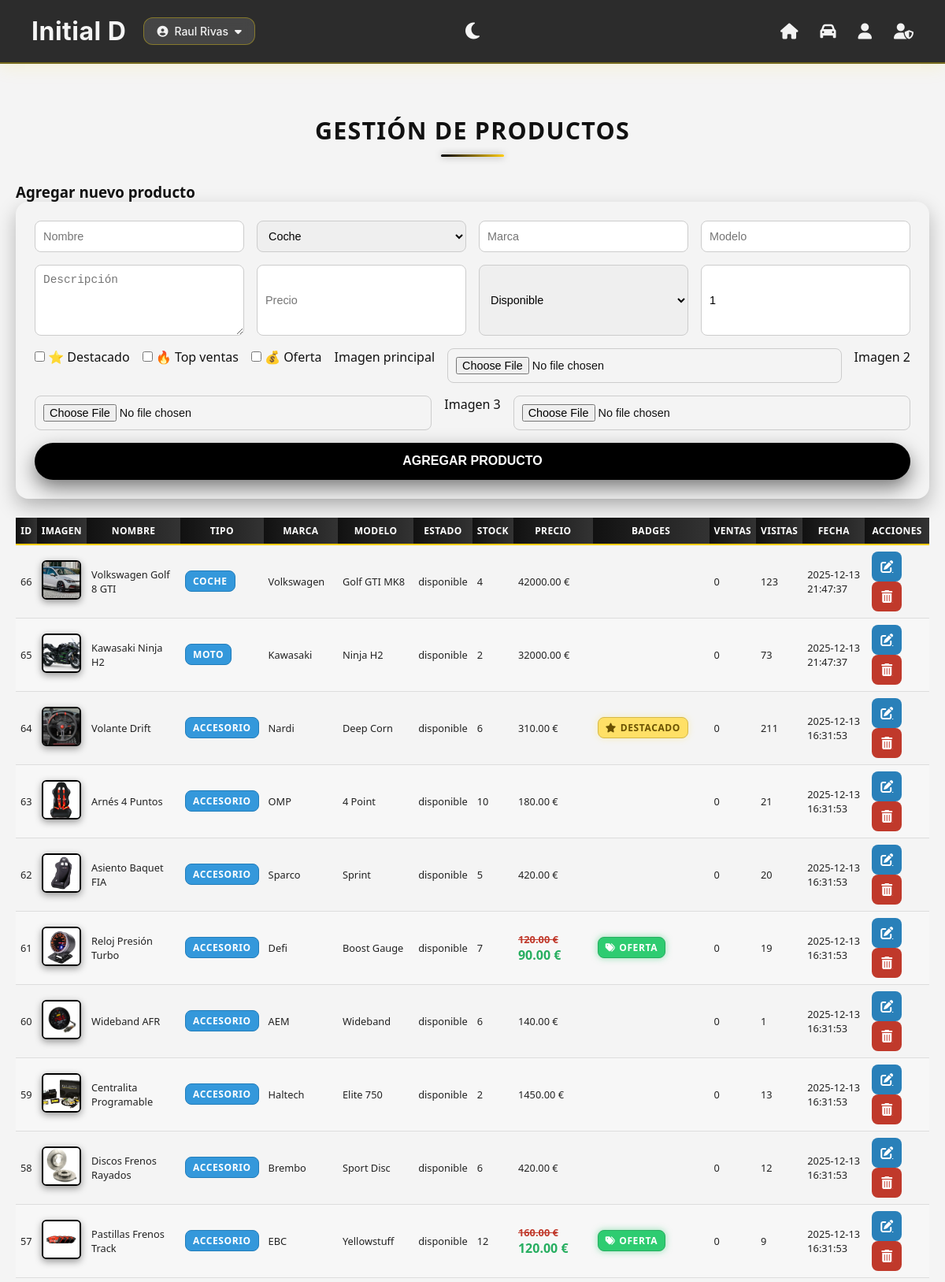
/php/admin/productos_admin.php (signed in, upper part), run on the app's committed database.
### tables this page shows
CREATE TABLE `usuarios` (
  `id` int(11) NOT NULL,
  `nombre` varchar(100) NOT NULL,
  `email` varchar(150) NOT NULL,
  `password` varchar(255) NOT NULL,
  `rol` enum('usuario','admin') DEFAULT 'usuario',
  `fecha_registro` timestamp NOT NULL DEFAULT current_timestamp(),
  `google_id` varchar(100) DEFAULT NULL
);

CREATE TABLE `productos` (
  `id` int(11) NOT NULL,
  `nombre` varchar(100) NOT NULL,
  `tipo` enum('Coche','Moto','Accesorio') NOT NULL,
  `marca` varchar(100) DEFAULT NULL,
  `modelo` varchar(100) DEFAULT NULL,
  `descripcion` text DEFAULT NULL,
  `precio` decimal(10,2) DEFAULT NULL,
  `precio_oferta` decimal(10,2) DEFAULT NULL,
  `imagen` varchar(255) DEFAULT NULL,
  `estado` enum('disponible','reservado','vendido') DEFAULT 'disponible',
  `stock` int(11) DEFAULT 1,
  `imagen2` varchar(255) DEFAULT NULL,
  `imagen3` varchar(255) DEFAULT NULL,
  `fecha_creacion` timestamp NOT NULL DEFAULT current_timestamp(),
  `destacado` tinyint(1) NOT NULL DEFAULT 0,
  `ventas` int(11) NOT NULL DEFAULT 0,
  `visitas` int(11) NOT NULL DEFAULT 0,
  `top_ventas` tinyint(1) NOT NULL DEFAULT 0
);

### php/admin/productos_admin.php (the view, shortened to what this page needs)
<?php
include("../conexion.php");
$editando = false;
$producto_edit = null;
$resultado = $conn->query("SELECT * FROM productos ORDER BY id DESC");
include("../header.php");
?>
<!DOCTYPE html>
<html lang="es">
<head>
<link rel="stylesheet" href="../../css/style.css">
<link rel="stylesheet" href="../../css/admin.css">
<link rel="stylesheet" href="https://cdnjs.cloudflare.com/ajax/libs/font-awesome/6.5.0/css/all.min.css">
<link rel="stylesheet" href="https://cdn.jsdelivr.net/npm/sweetalert2@11/dist/sweetalert2.min.css">
</head>
<body>
<main class="admin-productos">
<h2>Gestión de productos</h2>
<h3><?= $editando ? "Editar producto #".$producto_edit['id'] : "Agregar nuevo producto" ?></h3>
<form method="POST" enctype="multipart/form-data" class="form-admin">
    <input type="text" name="nombre" placeholder="Nombre" required
           value="<?= $editando ? $producto_edit['nombre'] : "" ?>">
    <select name="tipo" required>
        <?php foreach(["Coche","Moto","Accesorio"] as $t): ?>
            <option value="<?= $t ?>" <?= ($editando && $producto_edit['tipo']==$t)?"selected":"" ?>><?= $t ?></option>
        <?php endforeach; ?>
    </select>
    <input type="text" name="marca" placeholder="Marca" value="<?= $editando ? $producto_edit['marca'] : "" ?>">
    <input type="text" name="modelo" placeholder="Modelo" value="<?= $editando ? $producto_edit['modelo'] : "" ?>">
    <textarea name="descripcion" placeholder="Descripción"><?= $editando ? $producto_edit['descripcion'] : "" ?></textarea>
    <input type="number" step="0.01" name="precio" placeholder="Precio" value="<?= $editando ? $producto_edit['precio'] : "" ?>">
    <select name="estado">
        <option value="disponible" <?= ($editando && $producto_edit['estado']=="disponible")?'selected':'' ?>>Disponible</option>
    </select>
    <input type="number" name="stock" placeholder="Stock" min="0"
           value="<?= $editando ? $producto_edit['stock'] : "1" ?>">
    <label><input type="checkbox" name="destacado" <?= ($editando && $producto_edit['destacado'])?"checked":"" ?>> ⭐ Destacado</label>
    <label><input type="checkbox" name="top_ventas" <?= ($editando && $producto_edit['top_ventas'])?"checked":"" ?>> 🔥 Top ventas</label>
    <label><input type="checkbox" name="oferta" <?= ($editando && $producto_edit['precio_oferta'])?"checked":"" ?> onclick="toggleOferta()"> 💰 Oferta</label>
    <label>Imagen principal</label>
    <input type="file" name="imagen">
    <label>Imagen 2</label>
    <input type="file" name="imagen2">
    <label>Imagen 3</label>
    <input type="file" name="imagen3">
    <button type="submit"><?= $editando ? "Guardar cambios" : "Agregar producto" ?></button>
</form>
<div class="table-wrapper">
<table class="admin-table">
<thead>
<tr>
    <th>ID</th>
    <th>Imagen</th>
    <th>Nombre</th>
    <th>Tipo</th>
    <th>Marca</th>
    <th>Modelo</th>
    <th>Estado</th>
    <th>Stock</th>
    <th>Precio</th>
    <th>Badges</th>
    <th>Ventas</th>
    <th>Visitas</th>
    <th>Fecha</th>
    <th>Acciones</th>
</tr>
</thead>
<tbody>
<?php while ($row = $resultado->fetch_assoc()): ?>
<tr>
    <td><?= $row['id'] ?></td>
    <td><img src="../../img/<?= $row['imagen'] ?>" class="admin-img"></td>
    <td><?= $row['nombre'] ?></td>
    <td><span class="badge badge-tipo"><?= $row['tipo'] ?></span></td>
    <td><?= $row['marca'] ?: '-' ?></td>
    <td><?= $row['modelo'] ?: '-' ?></td>
    <td><?= $row['estado'] ?></td>
    <td><?= $row['stock'] ?></td>
    <td>
        <?php if ($row['precio_oferta']): ?>
            <span class="precio-tachado"><?= $row['precio'] ?> €</span>
            <span class="precio-oferta"><?= $row['precio_oferta'] ?> €</span>
        <?php else: ?>
            <?= $row['precio'] ?> €
        <?php endif; ?>
    </td>
    <td>
        <?php if ($row['destacado']): ?>
            <span class="badge badge-destacado"><i class="fas fa-star"></i> Destacado</span>
        <?php endif; ?>
        <?php if ($row['precio_oferta']): ?>
            <span class="badge badge-oferta"><i class="fas fa-tags"></i> Oferta</span>
        <?php endif; ?>
    </td>
    <td><?= $row['ventas'] ?></td>
    <td><?= $row['visitas'] ?></td>
    <td><?= $row['fecha_creacion'] ?></td>
    <td class="acciones">
        <a class="btn-action edit" href="productos_admin.php?editar=<?= $row['id'] ?>">
            <i class="fas fa-edit"></i>
        </a>
        <a class="btn-action delete" href="#" onclick="confirmarEliminar(<?= $row['id'] ?>); return false;">
            <i class="fas fa-trash-alt"></i>
        </a>
    </td>
</tr>
<?php endwhile; ?>
</tbody>
</table>
</div>
</main>
</body>
</html>

### php/header.php (shortened to what this page needs)
<?php
include("conexion.php");
$nombreUsuarioHeader = null;
if (isset($_SESSION['id'])) {
    $idUser = $_SESSION['id'];
    $stmtH = $conn->prepare("SELECT nombre FROM usuarios WHERE id = ? LIMIT 1");
    $stmtH->bind_param("i", $idUser);
    $stmtH->execute();
    $resultH = $stmtH->get_result();
    if ($resultH->num_rows > 0) {
        $nombreUsuarioHeader = $resultH->fetch_assoc()['nombre'];
    }
}
?>
<!DOCTYPE html>
<html lang="es">
<head>
<link rel="stylesheet" href="https://cdnjs.cloudflare.com/ajax/libs/font-awesome/6.5.0/css/all.min.css">
<link rel="stylesheet" href="/INITIAL-D/css/style.css">
</head>
<body>
<header>
    <nav class="navbar">
        <div class="logo-container">
            <a href="/initial-d/index.php" class="logo-main">Initial D</a>
            <?php if ($nombreUsuarioHeader): ?>
            <div class="user-dropdown">
                <div class="user-trigger">
                    <i class="fas fa-user-circle"></i>
                    <span><?= htmlspecialchars($nombreUsuarioHeader) ?></span>
                    <i class="fas fa-caret-down caret-icon"></i>
                </div>
            </div>
            <?php endif; ?>
        </div>
        <button id="theme-toggle" aria-label="Cambiar tema">
            <i class="fas fa-moon"></i>
        </button>
        <ul class="nav-links">
            <li><a href="/initial-d/index.php"><i class="fas fa-home"></i><span class="link-text">Inicio</span></a></li>
            <li><a href="/initial-d/php/productos.php"><i class="fas fa-car"></i><span class="link-text">Productos</span></a></li>
            <li><a href="/initial-d/php/contacto.php"><i class="fas fa-user"></i><span class="link-text">Contacto</span></a></li>
            <?php if (isset($_SESSION['id'])): ?>
                <?php if ($_SESSION['rol'] === 'admin'): ?>
                    <li><a href="/initial-d/php/admin/dashboard.php"><i class="fas fa-user-shield"></i><span class="link-text">Admin</span></a></li>
                <?php endif; ?>
            <?php else: ?>
                <li><a href="/initial-d/php/login.php"><i class="fas fa-sign-in-alt"></i><span class="link-text">Iniciar sesión</span></a></li>
                <li><a href="/initial-d/php/registro.php"><i class="fas fa-user-plus"></i><span class="link-text">Registrarse</span></a></li>
            <?php endif; ?>
        </ul>
    </nav>
</header>

### css/style.css (style rules this page uses)
:root { --color-bg-light: #f4f4f4; --color-bg-dark: #0e0e0e; --color-header-light: #000; --color-header-dark: #f5f5f5; --color-text-light: #111; --color-text-dark: #f5f5f5; --color-header-text-light: #fff; --color-header-text-dark: #000; --color-texto: #222; --color-texto-suave: #666; --color-borde: #e6e6e6; --color-fondo: #f8f9fb; --color-primary: #ffcc00; --color-primary-hover: #e6b800; --color-secondary: #1e73be; --color-secondary-hover: #155a96; --color-accent: #ff3b30; --color-accent-hover: #e33128; --color-section-light: #f5f5f5; --color-section-dark: #101010; --shadow-suave: 0 3px 12px rgba(0,0,0,0.08); --shadow-media: 0 6px 20px rgba(0,0,0,0.12); --transition: 0.3s ease; }
* { margin: 0; padding: 0; box-sizing: border-box; }
body { display: flex; flex-direction: column; min-height: 100vh; font-family: 'Inter', 'Poppins', sans-serif; background-color: var(--color-bg-light); color: var(--color-text-light); transition: background var(--transition), color var(--transition); overflow-x: hidden; }
main { flex: 1; min-height: calc(100vh - 160px); display: block; }
header { width: 100%; position: sticky; top: 0; z-index: 1000; overflow: visible; }
.navbar { font-family: 'Inter', 'Poppins', sans-serif; display: flex; justify-content: space-between; align-items: center; padding: 20px 40px; background: rgba(10,10,10,0.85); border-bottom: 2px solid rgba(255,221,0,0.35); box-shadow: 0 6px 20px rgba(255,221,0,0.10); position: relative; overflow: visible; transition: padding 0.45s cubic-bezier(0.4, 0, 0.2, 1), background 0.45s ease, box-shadow 0.45s ease; }
.logo-container { display: flex; align-items: center; gap: 22px; }
.logo-main { color: #f5f5f5; font-size: 32px; font-weight: 700; letter-spacing: .5px; text-decoration: none; transition: .28s ease; }
.user-dropdown { position: relative; display: flex; align-items: center; margin-left: 0; order: 2; }
.user-trigger { display: flex; align-items: center; gap: 8px; padding: 8px 16px; background: rgba(255,255,255,0.12); border: 1px solid rgba(255,221,0,0.35); border-radius: 12px; cursor: pointer; font-size: 14px; font-weight: 500; color: #f2f2f2; backdrop-filter: blur(6px); transition: .25s ease; }
.caret-icon { font-size: 14px; }
#theme-toggle { position: absolute; left: 50%; transform: translateX(-50%); background: none; border: none; cursor: pointer; font-size: 24px; color: #f5f5f5; transition: .25s ease; }
.nav-links { display: flex; align-items: center; gap: 28px; list-style: none; }
.nav-links a { color: #f2f2f2; font-size: 20px; font-weight: 600; text-decoration: none; transition: .23s ease; position: relative; }

### data on the page
usuarios: nombre "Raul Rivas"
productos: id "66", imagen (picture), nombre "Volkswagen Golf 8 GTI", tipo "COCHE", marca "Volkswagen", modelo "Golf GTI MK8", estado "disponible", stock "4", precio "42000.00", ventas "0", visitas "123", fecha_creacion "2025-12-13 21:47:37"
productos: id "65", imagen (picture), nombre "Kawasaki Ninja H2", tipo "MOTO", marca "Kawasaki", modelo "Ninja H2", estado "disponible", stock "2", precio "32000.00", ventas "0", visitas "73", fecha_creacion "2025-12-13 21:47:37"
productos: id "64", imagen (picture), nombre "Volante Drift", tipo "ACCESORIO", marca "Nardi", modelo "Deep Corn", estado "disponible", stock "6", precio "310.00", destacado 1 (drawn), ventas "0", visitas "211", fecha_creacion "2025-12-13 16:31:53"
productos: id "63", imagen (picture), nombre "Arnés 4 Puntos", tipo "ACCESORIO", marca "OMP", modelo "4 Point", estado "disponible", stock "10", precio "180.00", ventas "0", visitas "21", fecha_creacion "2025-12-13 16:31:53"
productos: id "62", imagen (picture), nombre "Asiento Baquet FIA", tipo "ACCESORIO", marca "Sparco", modelo "Sprint", estado "disponible", stock "5", precio "420.00", ventas "0", visitas "20", fecha_creacion "2025-12-13 16:31:53"
productos: id "61", imagen (picture), nombre "Reloj Presión Turbo", tipo "ACCESORIO", marca "Defi", modelo "Boost Gauge", estado "disponible", stock "7", precio "120.00", precio_oferta "90.00", shows "OFERTA", ventas "0", visitas "19", fecha_creacion "2025-12-13 16:31:53"
productos: id "60", imagen (picture), nombre "Wideband AFR", tipo "ACCESORIO", marca "AEM", modelo "Wideband", estado "disponible", stock "6", precio "140.00", ventas "0", visitas "1", fecha_creacion "2025-12-13 16:31:53"
productos: id "59", imagen (picture), nombre "Centralita Programable", tipo "ACCESORIO", marca "Haltech", modelo "Elite 750", estado "disponible", stock "2", precio "1450.00", ventas "0", visitas "13", fecha_creacion "2025-12-13 16:31:53"
productos: id "58", imagen (picture), nombre "Discos Frenos Rayados", tipo "ACCESORIO", marca "Brembo", modelo "Sport Disc", estado "disponible", stock "6", precio "420.00", ventas "0", visitas "12", fecha_creacion "2025-12-13 16:31:53"
productos: id "57", imagen (picture), nombre "Pastillas Frenos Track", tipo "ACCESORIO", marca "EBC", modelo "Yellowstuff", estado "disponible", stock "12", precio "160.00", precio_oferta "120.00", shows "OFERTA", ventas "0", visitas "9", fecha_creacion "2025-12-13 16:31:53"

### other printed values
form field tipo "Coche"
